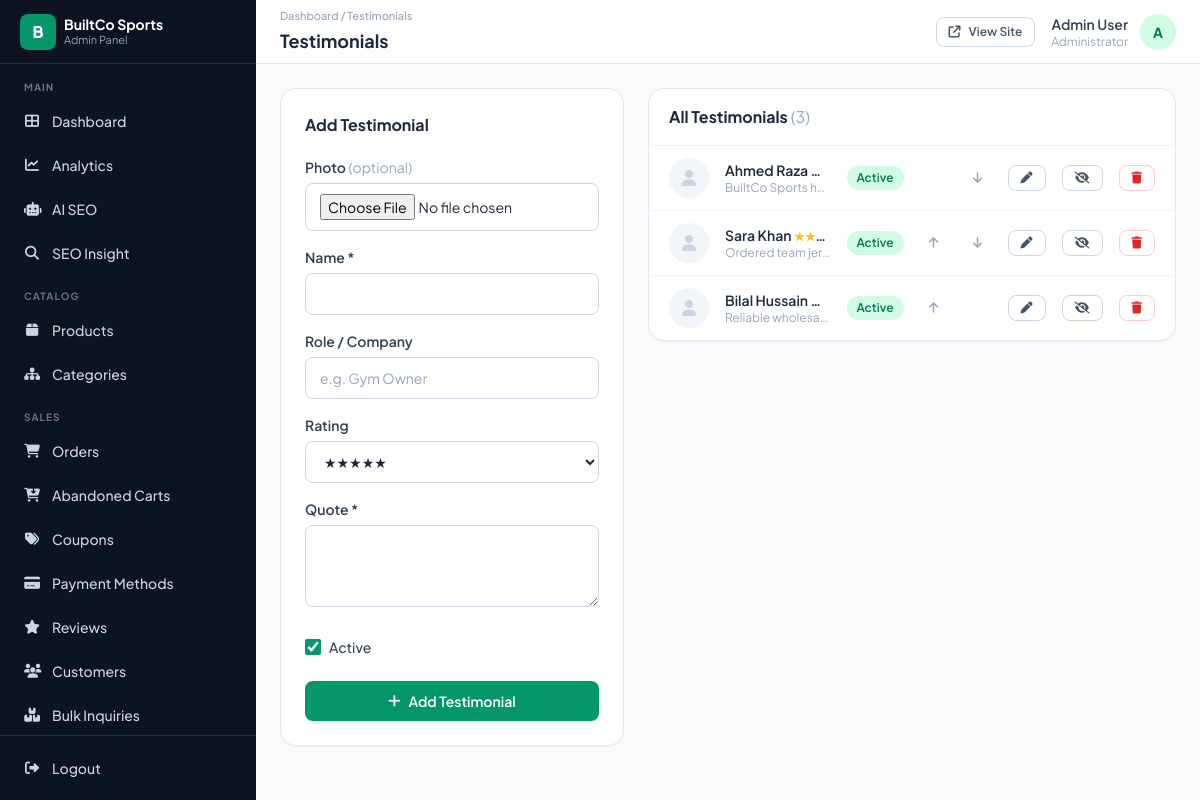
The app's page /admin/pages/testimonials.php (signed in) with its own data.
### tables this page shows
CREATE TABLE `testimonials` (
  `id` int(11) NOT NULL,
  `name` varchar(150) NOT NULL,
  `role` varchar(150) DEFAULT NULL COMMENT 'e.g. job title / company',
  `quote` text NOT NULL,
  `rating` tinyint(4) NOT NULL DEFAULT 5,
  `photo` varchar(500) DEFAULT NULL,
  `sort_order` int(11) NOT NULL DEFAULT 0,
  `status` enum('active','inactive') NOT NULL DEFAULT 'active',
  `created_at` timestamp NOT NULL DEFAULT current_timestamp()
);

### includes/config.php (called while the page is built, shortened)
<?php
class DB {
    private static $instance = null;
    private function __construct() {
        $this->conn = new mysqli(DB_HOST, DB_USER, DB_PASS, DB_NAME);
    }
    public static function getInstance() {
        if (self::$instance === null) self::$instance = new DB();
        return self::$instance->conn;
    }
}
function db() { return DB::getInstance(); }
function fetch_all($sql, $types = '', ...$params) {
    $result = db()->query($sql);
    return $result ? $result->fetch_all(MYSQLI_ASSOC) : [];
}
function h($v) {
    return htmlspecialchars((string)($v ?? ''), ENT_QUOTES, 'UTF-8');
}
function csrf_token() {
    return $_SESSION['csrf_token'];
}
    ob_start(); ?>

### admin/pages/testimonials.php (the view, shortened to what this page needs)
<?php
require_once __DIR__ . '/../../includes/config.php';
$edit = isset($_GET['edit']) ? fetch_one("SELECT * FROM testimonials WHERE id=?", 'i', (int)$_GET['edit']) : null;
$testimonials = fetch_all("SELECT * FROM testimonials ORDER BY sort_order ASC, id ASC");
include __DIR__ . '/../includes/admin-header.php';
?>
<div class="grid grid-cols-1 lg:grid-cols-5 gap-6">
  <div class="lg:col-span-2">
    <div class="card p-6 sticky top-20">
      <div class="flex items-center justify-between mb-5">
        <h2 class="font-bold text-slate-800"><?= $edit ? 'Edit Testimonial' : 'Add Testimonial' ?></h2>
      </div>
      <form method="POST" enctype="multipart/form-data">
        <div class="mb-4">
          <label class="f-label">Photo <span class="text-slate-400 font-normal">(optional)</span></label>
          <input type="file" name="photo" accept="image/*" class="f-input">
        </div>
        <div class="mb-4">
          <label class="f-label">Name *</label>
          <input type="text" name="name" required class="f-input" value="<?= h($edit['name'] ?? '') ?>">
        </div>
        <div class="mb-4">
          <label class="f-label">Role / Company</label>
          <input type="text" name="role" class="f-input" value="<?= h($edit['role'] ?? '') ?>" placeholder="e.g. Gym Owner">
        </div>
        <div class="mb-4">
          <label class="f-label">Rating</label>
          <select name="rating" class="f-select">
            <?php for ($i = 5; $i >= 1; $i--): ?>
            <option value="<?= $i ?>" <?= (($edit['rating'] ?? 5) == $i) ? 'selected' : '' ?>><?= str_repeat('★', $i) ?></option>
            <?php endfor; ?>
          </select>
        </div>
        <div class="mb-6">
          <label class="f-label">Quote *</label>
          <textarea name="quote" rows="3" required class="f-textarea"><?= h($edit['quote'] ?? '') ?></textarea>
        </div>
        <div class="flex items-center gap-2 mb-6">
          <input type="checkbox" name="status" id="tStatus" value="1" class="w-4 h-4 rounded accent-brand" <?= (!$edit || $edit['status'] === 'active') ? 'checked' : '' ?>>
          <label for="tStatus" class="text-sm font-medium text-slate-700">Active</label>
        </div>
        <button type="submit" class="btn-primary w-full"><i class="fa-solid <?= $edit ? 'fa-floppy-disk' : 'fa-plus' ?>"></i> <?= $edit ? 'Update' : 'Add Testimonial' ?></button>
      </form>
    </div>
  </div>
  <div class="lg:col-span-3">
    <div class="card overflow-hidden">
      <div class="px-5 py-4 border-b border-slate-100"><h2 class="font-bold text-slate-800">All Testimonials <span class="text-slate-400 font-normal">(<?= count($testimonials) ?>)</span></h2></div>
      <div class="divide-y divide-slate-100">
        <?php foreach ($testimonials as $i => $t): ?>
        <div class="flex items-center gap-4 px-5 py-3">
          <?php if ($t['photo']): ?><img src="<?= UPLOAD_URL . h($t['photo']) ?>" class="w-10 h-10 rounded-full object-cover"><?php else: ?><div class="w-10 h-10 rounded-full bg-slate-100 text-slate-300 flex items-center justify-center"><i class="fa-solid fa-user"></i></div><?php endif; ?>
          <div class="flex-1 min-w-0">
            <div class="font-semibold text-sm text-slate-800 truncate"><?= h($t['name']) ?> <span class="text-xs text-amber-400"><?= str_repeat('★', $t['rating']) ?></span></div>
            <div class="text-xs text-slate-400 truncate"><?= h($t['quote']) ?></div>
          </div>
          <span class="<?= $t['status'] === 'active' ? 'badge-active' : 'badge-inactive' ?>"><?= ucfirst($t['status']) ?></span>
          <a href="?action=move&id=<?= (int)$t['id'] ?>&dir=up&csrf_token=<?= csrf_token() ?>" class="w-7 h-7 flex items-center justify-center text-slate-400 hover:text-slate-700 <?= $i === 0 ? 'invisible' : '' ?>"><i class="fa-solid fa-arrow-up text-xs"></i></a>
          <a href="?action=move&id=<?= (int)$t['id'] ?>&dir=down&csrf_token=<?= csrf_token() ?>" class="w-7 h-7 flex items-center justify-center text-slate-400 hover:text-slate-700 <?= $i === count($testimonials) - 1 ? 'invisible' : '' ?>"><i class="fa-solid fa-arrow-down text-xs"></i></a>
          <a href="?edit=<?= (int)$t['id'] ?>" class="btn-outline btn-sm"><i class="fa-solid fa-pen"></i></a>
          <a href="?action=toggle&id=<?= (int)$t['id'] ?>&csrf_token=<?= csrf_token() ?>" class="btn-outline btn-sm"><i class="fa-solid <?= $t['status'] === 'active' ? 'fa-eye-slash' : 'fa-eye' ?>"></i></a>
          <a href="?action=delete&id=<?= (int)$t['id'] ?>&csrf_token=<?= csrf_token() ?>" data-confirm="Delete this testimonial?" class="btn-danger-outline btn-sm"><i class="fa-solid fa-trash"></i></a>
        </div>
        <?php endforeach; ?>
      </div>
    </div>
  </div>
</div>
<?php include __DIR__ . '/../includes/admin-footer.php'; ?>

### records on screen
testimonials: name "Ahmed Raza", quote "BuiltCo Sports h…", status "Active"
testimonials: name "Sara Khan", rating "★★…", quote "Ordered team jer…", status "Active"
testimonials: name "Bilal Hussain", quote "Reliable wholesal…", status "Active"

### other values on screen
$group_label "MAIN"
$nav_item['label'] "Dashboard"
$nav_item['label'] "Analytics"
$nav_item['label'] "AI SEO"
$nav_item['label'] "SEO Insight"
$group_label "CATALOG"
$nav_item['label'] "Products"
$nav_item['label'] "Categories"
$group_label "SALES"
$nav_item['label'] "Orders"
$nav_item['label'] "Abandoned Carts"
$nav_item['label'] "Coupons"
$nav_item['label'] "Payment Methods"
$nav_item['label'] "Reviews"
$nav_item['label'] "Customers"
